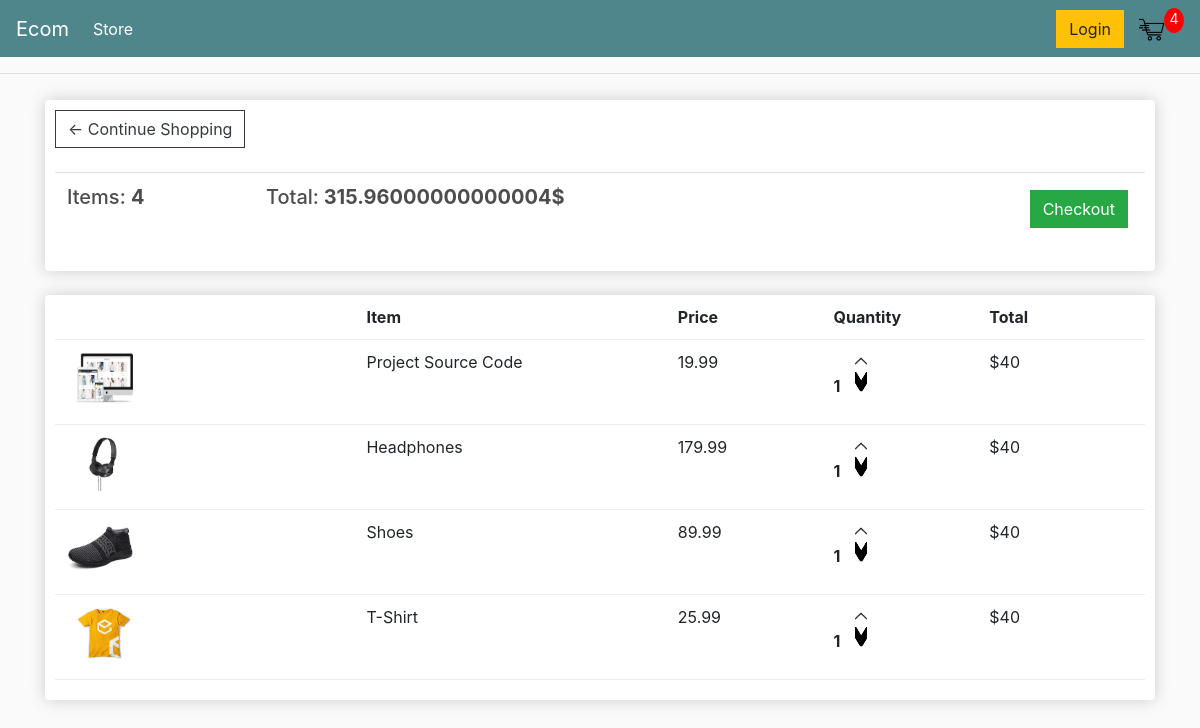
The app's page /cart/ (signed in) with its own data.
### store/models.py (models this page shows, shortened)
class Order(models.Model):
    customer = models.ForeignKey(Customer, on_delete=models.SET_NULL, blank=True, null=True)
    data_ordered = models.DateTimeField(auto_now_add=True)
    complete = models.BooleanField(default=False, null=True, blank=False)
    transaction_id = models.CharField(max_length=200, null=True)
    @property
    def get_cart_total(self):
        orderitems = self.orderitem_set.all()
        total = sum([item.get_total for item in orderitems])
        return total
    @property
    def get_cart_items(self):
        orderitems = self.orderitem_set.all()
        total = sum([item.quantity for item in orderitems])
        return total

class OrderItem(models.Model):
    product = models.ForeignKey(Product, on_delete=models.SET_NULL, null=True)
    order = models.ForeignKey(Order, on_delete=models.SET_NULL, null=True)
    quantity = models.IntegerField(default=0, null=True, blank=True)
    date_added = models.DateTimeField(auto_now_add=True)
    @property
    def get_total(self):
        total=self.product.price*self.quantity
        return total

class Product(models.Model):
    name = models.CharField(max_length=200, null=True)
    price = models.FloatField(default=0)
    digital = models.BooleanField(default=False, null=True, blank=False)
    image=models.ImageField(null=True,blank=True)

### store/views.py (the view)
# urls.py: path('cart/', views.cart, name='cart'),
def cart(request):
    if request.user.is_authenticated:
        customer = request.user.customer
        order, created = Order.objects.get_or_create(customer=customer, complete=False)
        print(created)
        items = order.orderitem_set.all()  # means order have access to all related objects of orderitem
        cartItems = order.get_cart_items
    else:
        items = []
        order = {'get_cart_total': 0, 'get_cart_items': 0, 'shipping': False}
        cartItems = order['get_cart_items']
    products = Product.objects.all()
    context = {'items': items, 'order': order, 'cartItems': cartItems}
    return render(request, 'store/cart.html', context)

### store/templates/store/cart.html
{% extends 'store/main.html' %}
{% load static %}
{% block content %}
	<div class="row">
		<div class="col-lg-12">
			<div class="box-element">
				<a  class="btn btn-outline-dark" href="{% url 'store' %}">&#x2190; Continue Shopping</a>
				<br>
				<br>
				<table class="table">
					<tr>
						<th><h5>Items: <strong>{{ order.get_cart_items }}</strong></h5></th>
						<th><h5>Total:<strong> {{ order.get_cart_total }}$</strong></h5></th>
						<th>
							<a  style="float:right; margin:5px;" class="btn btn-success" href="{% url 'checkout' %}">Checkout</a>
						</th>
					</tr>
				</table>
			</div>
			<br>
			<div class="box-element">
				<div class="cart-row">
					<div style="flex:2"></div>
					<div style="flex:2"><strong>Item</strong></div>
					<div style="flex:1"><strong>Price</strong></div>
					<div style="flex:1"><strong>Quantity</strong></div>
					<div style="flex:1"><strong>Total</strong></div>
				</div>
                {% for item in items %}
				<div class="cart-row">
					<div style="flex:2"><img class="row-image" src="{{ item.product.image.url }}"></div>
					<div style="flex:2"><p>{{ item.product.name }}</p></div>
					<div style="flex:1"><p>{{ item.product.price|floatformat:2 }}</p></div>
					<div style="flex:1">
						<p class="quantity">{{ item.quantity}}</p>
						<div class="quantity">
							<img  data-product={{ item.product.id }} data-action='add' class="chg-quantity update-cart" src="{% static  'images/arrow-up.png' %}" width="20
                                                                                                        height="20" />
							<img  data-product={{ item.product.id }} data-action='remove' class="chg-quantity update-cart" src="{% static  'images/arrow-down.png' %}" width="20"
                                                                                                height="20" />
						</div>
					</div>
					<div style="flex:1">$40</div>
				</div>
                {% endfor %}
			</div>
		</div>
	</div>
{% endblock content %}

### static/css/main.css (style rules this page uses)
body { background-color: hsl(0, 0%, 98%); }
h1,h2,h3,h4,h5,h6 { color:hsl(0, 0%, 30%); }
.box-element { box-shadow:hsl(0, 0%, 80%) 0 0 16px; background-color: #fff; border-radius: 4px; padding: 10px; }
.col-lg-4, .col-lg-6, .col-lg-8, .col-lg-12 { margin-top: 10px; }
.btn { border-radius: 0; }
.row-image { width: 100px; }
.cart-row { display: flex; align-items: flex-stretch; padding-bottom: 10px; margin-bottom: 10px; border-bottom: 1px solid #ececec; }
.quantity { display: inline-block; font-weight: 700; padding-right:10px; }
.chg-quantity { width: 12px; cursor: pointer; display: block; margin-top: 5px; transition:.1s; }

### records on screen
Order: get_cart_items "4", get_cart_total "315.96000000000004"
OrderItem: product.image (picture), product.name "Project Source Code", product.price "19.99", quantity "1"
OrderItem: product.image (picture), product.name "Headphones", product.price "179.99", quantity "1"
OrderItem: product.image (picture), product.name "Shoes", product.price "89.99", quantity "1"
OrderItem: product.image (picture), product.name "T-Shirt", product.price "25.99", quantity "1"

### other values on screen
{{ cartItems }} "4"
